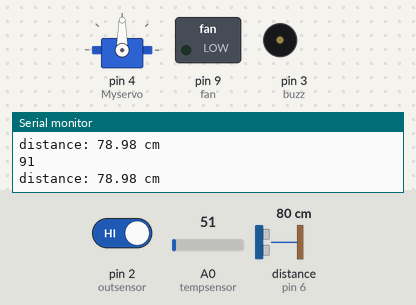
Bench run of a sketch on a simulated Arduino Uno, built with avr-gcc and run on an emulated ATmega328P. Parts: servo, switched loads named in the sketch (green lamp = pin HIGH), buzzer (waves = sounding, pin HIGH), the last lines printed to the serial monitor. Wiring (inferred from the names in the program): ultrasonic range finder: trigger pin 5; echo pin 6. The test bench sets the inputs (shaded band); at power-on: distance to the obstacle (sensor on pin 6) 80 cm, A0 (tempsensor) = 51, pin 2 (outsensor) HIGH. The echo pulse lasts 58.3 µs per cm; pins used as bus, display or sensor lines are not drawn.

Above: at 2.8 s.
2.9 s: distance to the obstacle (sensor on pin 6) set to 118 cm
6.4 s: distance to the obstacle (sensor on pin 6) set to 124 cm
At 7.9 s:
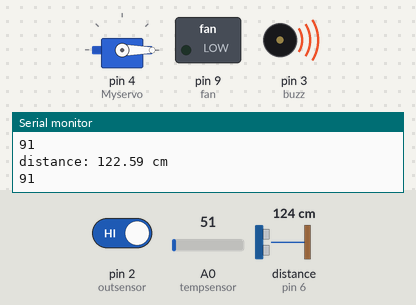
11.0 s: A0 (tempsensor) set to 61
At 13.3 s:
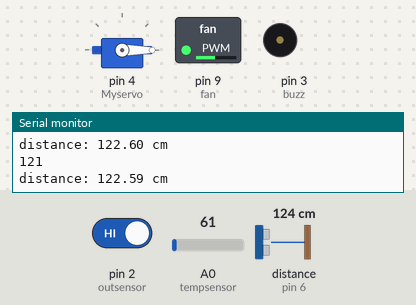
15.5 s: A0 (tempsensor) set to 71
At 16.9 s:
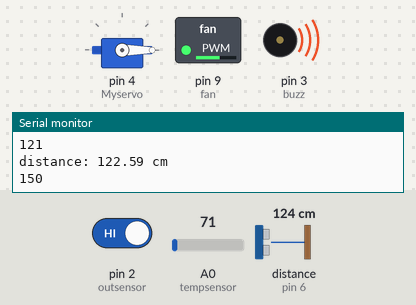
20.0 s: distance to the obstacle (sensor on pin 6) set to 2 cm
At 22.4 s:
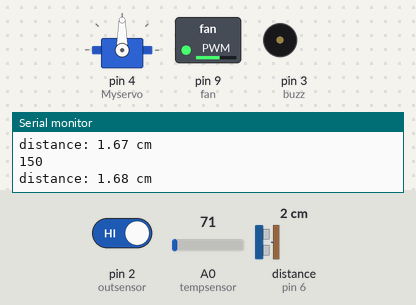
24.6 s: A0 (tempsensor) set to 86
At 26.0 s:
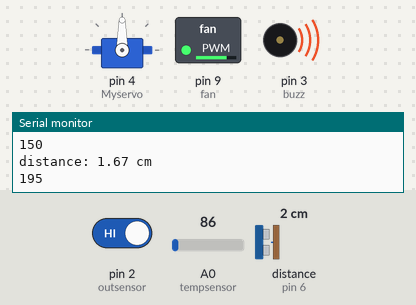
Timing chart, 0 to 30.1 s (numbered marks = the images above; inputs shaded):
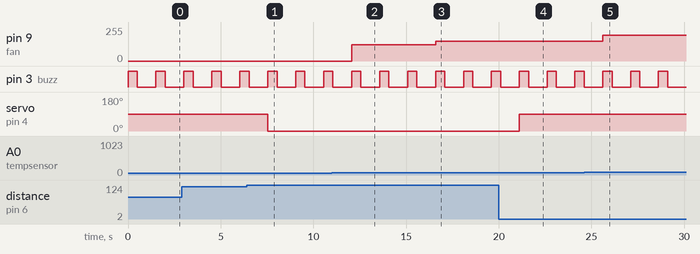

The sketch:

home_automation1.ino
```cpp
#include<Servo.h>
#define outsensor 2
#define innersensor 5
#define buzz 3
#define door 4
#define fan 9
#define tempsensor A0
#define LED 7

int trig=5;
int echo=6;
float duration_us, distance_cm;
Servo Myservo;
void setup()
{
  pinMode(outsensor, INPUT);
  pinMode(buzz,OUTPUT);
  pinMode(innersensor, INPUT);
  Myservo.attach(4);
  pinMode(fan,OUTPUT);
  Serial.begin(9600);
   pinMode(trig, OUTPUT);
  pinMode(echo, INPUT);

}

void loop()
{

  //outer door
  if(digitalRead(outsensor)==0){
digitalWrite(buzz,0);
  }else{
 digitalWrite(buzz,1);
    delay(500);
   digitalWrite(buzz,0);
  }
  //inner door

  digitalWrite(trig, HIGH);
  delayMicroseconds(10);
  digitalWrite(trig, LOW);
  duration_us = pulseIn(echo, HIGH);
  distance_cm = 0.017 * duration_us;
  Serial.print("distance: ");
  Serial.print(distance_cm);
  Serial.println(" cm");
  delay(1000);

   if(distance_cm>120){
    Myservo.write(0);
  }else{
    Myservo.write(90);
  }
    int val = analogRead(tempsensor);
  val = map(val, 20,358, 0,1000);

  if(val<=100){
  analogWrite(fan ,0);
  }else if(val<=500){
 analogWrite(fan ,val);
  }else{
  analogWrite(fan ,0);
    digitalWrite(buzz,1);
      delay(5000);
    digitalWrite(buzz,0);
      delay(2000);
    digitalWrite(LED,HIGH);


  }

  Serial.println(val);
}
```

Measured:
- the behaviour switches between 121 and 122 cm on distance to the obstacle (sensor on pin 6) (found by bisection; images 0 and 1)
- after the input at 6.4 s, servo on pin 4 (Myservo): 90° → 0° after 1.1 s
- after the input at 11.0 s, pin 9 (fan): 0/255 → 121/255 after 1.1 s
- after the input at 15.5 s, pin 9 (fan): 121/255 → 150/255 after 1.1 s
- after the input at 20.0 s, servo on pin 4 (Myservo): 0° → 90° after 1.1 s
- after the input at 24.6 s, pin 9 (fan): 150/255 → 195/255 after 1.0 s
- by itself, pin 3 (buzz): alternates HIGH for 0.50 s and LOW for 1.0 s
